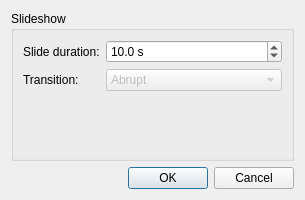
<?xml version="1.0" encoding="UTF-8"?>
<ui version="4.0">
 <class>SlideshowOptions</class>
 <widget class="QDialog" name="SlideshowOptions">
  <property name="geometry">
   <rect>
    <x>0</x>
    <y>0</y>
    <width>305</width>
    <height>200</height>
   </rect>
  </property>
  <property name="windowTitle">
   <string>Slideshow options</string>
  </property>
  <layout class="QVBoxLayout" name="verticalLayout">
   <item>
    <widget class="QGroupBox" name="groupBox">
     <property name="title">
      <string>Slideshow</string>
     </property>
     <layout class="QVBoxLayout" name="verticalLayout_2">
      <item>
       <layout class="QFormLayout" name="formLayout">
        <item row="0" column="0">
         <widget class="QLabel" name="label">
          <property name="text">
           <string>Slide duration:</string>
          </property>
         </widget>
        </item>
        <item row="0" column="1">
         <widget class="QDoubleSpinBox" name="slideduration">
          <property name="suffix">
           <string> s</string>
          </property>
          <property name="decimals">
           <number>1</number>
          </property>
          <property name="minimum">
           <double>1.000000000000000</double>
          </property>
          <property name="maximum">
           <double>60.000000000000000</double>
          </property>
          <property name="singleStep">
           <double>0.500000000000000</double>
          </property>
          <property name="value">
           <double>10.000000000000000</double>
          </property>
         </widget>
        </item>
        <item row="1" column="0">
         <widget class="QLabel" name="label_2">
          <property name="text">
           <string>Transition:</string>
          </property>
         </widget>
        </item>
        <item row="1" column="1">
         <widget class="QComboBox" name="transition">
          <property name="enabled">
           <bool>false</bool>
          </property>
          <item>
           <property name="text">
            <string>Abrupt</string>
           </property>
          </item>
         </widget>
        </item>
       </layout>
      </item>
     </layout>
    </widget>
   </item>
   <item>
    <widget class="QDialogButtonBox" name="buttonBox">
     <property name="orientation">
      <enum>Qt::Horizontal</enum>
     </property>
     <property name="standardButtons">
      <set>QDialogButtonBox::Cancel|QDialogButtonBox::Ok</set>
     </property>
    </widget>
   </item>
  </layout>
 </widget>
 <resources/>
 <connections>
  <connection>
   <sender>buttonBox</sender>
   <signal>accepted()</signal>
   <receiver>SlideshowOptions</receiver>
   <slot>accept()</slot>
   <hints>
    <hint type="sourcelabel">
     <x>248</x>
     <y>254</y>
    </hint>
    <hint type="destinationlabel">
     <x>157</x>
     <y>274</y>
    </hint>
   </hints>
  </connection>
  <connection>
   <sender>buttonBox</sender>
   <signal>rejected()</signal>
   <receiver>SlideshowOptions</receiver>
   <slot>reject()</slot>
   <hints>
    <hint type="sourcelabel">
     <x>316</x>
     <y>260</y>
    </hint>
    <hint type="destinationlabel">
     <x>286</x>
     <y>274</y>
    </hint>
   </hints>
  </connection>
 </connections>
</ui>
